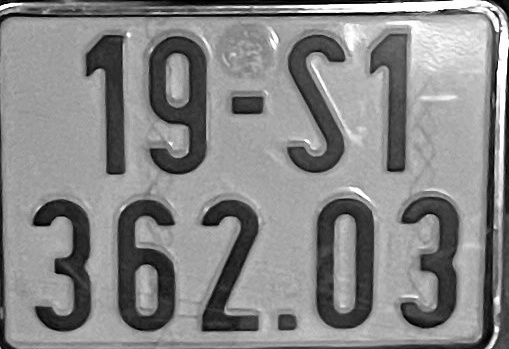
#> input picture BTL/LICENSE_PLATES_RECOGNITION/plate_images/0_0.jpg, 509 x 349 px; its folder holds only this picture in this run
$ python 02-clip-character.py
#> lines starting #> are read from the running program, lines starting #| are printed output that depends on the picture; after the words box and inside, x2 and y2 are one past the last pixel; in counts of white or black regions, pixels touching at a corner belong together
import cv2
import os
import numpy as np


def save_number_gray(index, image):
    output_path = 'character_images/grays/' + str(file_index) + '.bmp'
    cv2.imwrite(output_path, image)
    pass


def save_number_blackwhite(index, image):
    output_path = 'character_images/blackwhites/' + str(file_index) + '.bmp'
    cv2.imwrite(output_path, image)
    pass


path = 'plate_images'
list_files = os.listdir(path)
file_index = 0

for file_name in list_files:
    file_path = path + '/' + file_name
    mat = cv2.imread(file_path)
#> mat is the input picture: shape (349, 509, 3); min 0, max 255, mean 134.8
    mat_gray = cv2.cvtColor(mat, cv2.COLOR_BGR2GRAY)
    mat_blurred = cv2.GaussianBlur(mat_gray, (17, 17), 0)
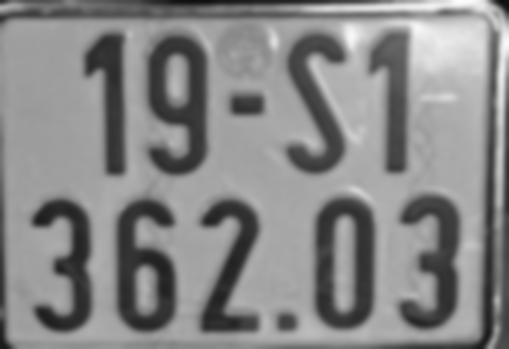
#> mat_blurred: shape (349, 509); min 15, max 253, mean 135
    mean = cv2.mean(mat_blurred)[0]
#> mean = 135
    thresh, mat_bin = cv2.threshold(mat_blurred, int(mean), 255, cv2.THRESH_BINARY_INV)
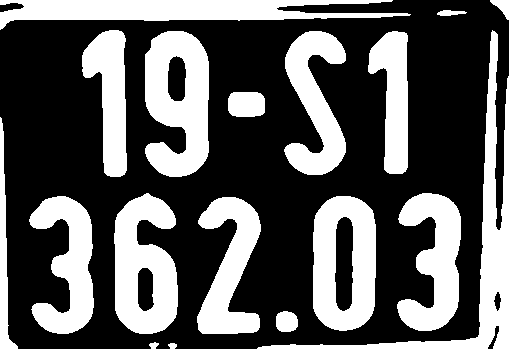
#> mat_bin: shape (349, 509); 36% white; 18 white regions
#> thresh = 134
    contours, hierarchy = cv2.findContours(mat_bin, cv2.RETR_TREE, cv2.CHAIN_APPROX_SIMPLE)
#> contours = 22 contours; largest, box (x1, y1, x2, y2) and area: (313, 196, 376, 331) 7490, (145, 31, 209, 177) 7259, (257, 30, 509, 349) 6740, (114, 193, 178, 334) 6656, (0, 0, 411, 30) 6174
    for contour in contours:
        box = cv2.boundingRect(contour)
        x = box[0]
        y = box[1]
        width = box[2]
        height = box[3]
        if width > height :
            continue
        if width < 50 or width > 400:
            continue

        mat_crop_gray = mat_blurred[y:y+height, x:x+width]
        cv2.rectangle(mat_crop_gray, (0,0, width, height), (0), 2)
        save_number_gray(file_index, mat_crop_gray)


        mat_crop_bin = mat_bin[y:y+height, x:x+width]
        cv2.rectangle(mat_crop_bin, (0,0, width, height), (0), 2)
        erode_thresh = width / 10
        kernel = np.ones((int(erode_thresh), int(erode_thresh)), np.uint8)
        mat_crop_bin = cv2.erode(mat_crop_bin, kernel)
        save_number_blackwhite(file_index, mat_crop_bin)

        file_index+=1
#> this loop made 22 passes
#> (x, y, width, height) on passes 1, 2, 3, 6, 10, 11, 12, 13, 16, 18, 19, 20: (168, 343, 9, 6), (149, 342, 10, 7), (276, 311, 22, 21), (334, 216, 20, 96), (137, 267, 18, 45), (0, 117, 18, 232), (228, 92, 37, 25), (368, 31, 40, 143), (167, 55, 20, 47), (493, 291, 9, 21), (82, 30, 45, 147), (437, 10, 30, 6)
#> (x, y, width, height, erode_thresh) on passes 4, 5, 7, 8, 9, 14: (197, 197, 64, 137, 6.4), (313, 196, 63, 135, 6.3), (29, 196, 65, 138, 6.5), (397, 193, 64, 138, 6.4), (114, 193, 64, 141, 6.4), (284, 31, 62, 144, 6.2)
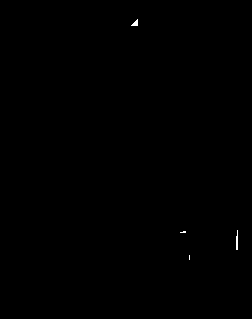
#> mat_crop_bin: shape (319, 252); 0.09% white in thin lines or dots, all inside (x1, y1, x2, y2) = (131, 19, 238, 260)
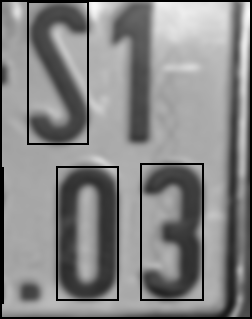
#> mat_crop_gray: shape (319, 252); min 0, max 249, mean 132.5
#> after the loop, file_index = 8

print("Finished !")

$ run again, on BTL/LICENSE_PLATES_RECOGNITION/plate_images/115_0.jpg
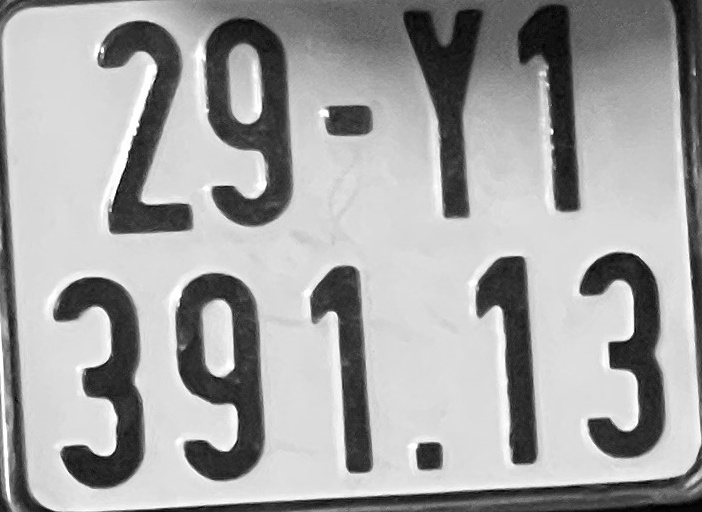
#> input picture BTL/LICENSE_PLATES_RECOGNITION/plate_images/115_0.jpg, 702 x 512 px
#> mat is the input picture: shape (512, 702, 3); min 0, max 255, mean 163.5
#> mean = 163.5
#> `thresh, mat_bin = cv2.threshold(mat_blurred, int(mean), 255, cv2.THRES..`:
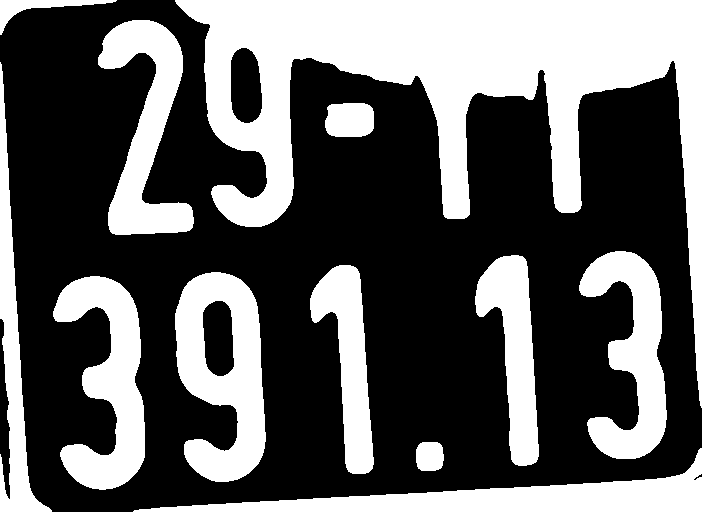
#> mat_bin: shape (512, 702); 37.5% white; 12 white regions
#> thresh = 163
#> contours = 14 contours; largest, box (x1, y1, x2, y2) and area: (175, 0, 702, 408) 61021, (175, 272, 266, 482) 13272, (133, 448, 702, 512) 10646, (53, 276, 145, 490) 9798, (98, 20, 194, 235) 8968
#> the loop `for contour in contours:` made 14 passes
#> (x, y, width, height) on passes 1, 2, 5, 9, 12, 13, 14: (133, 448, 569, 64), (416, 442, 28, 29), (202, 300, 33, 77), (325, 103, 49, 34), (175, 0, 527, 408), (230, 47, 33, 77), (0, 0, 117, 35)
#> after the loop `for contour in contours:`:
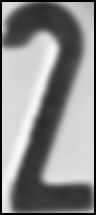
#> mat_crop_gray: shape (215, 96); min 0, max 249, mean 139.9
#> after the loop `for contour in contours:`: file_index = 7

$ run again, on BTL/LICENSE_PLATES_RECOGNITION/plate_images/117_3.jpg
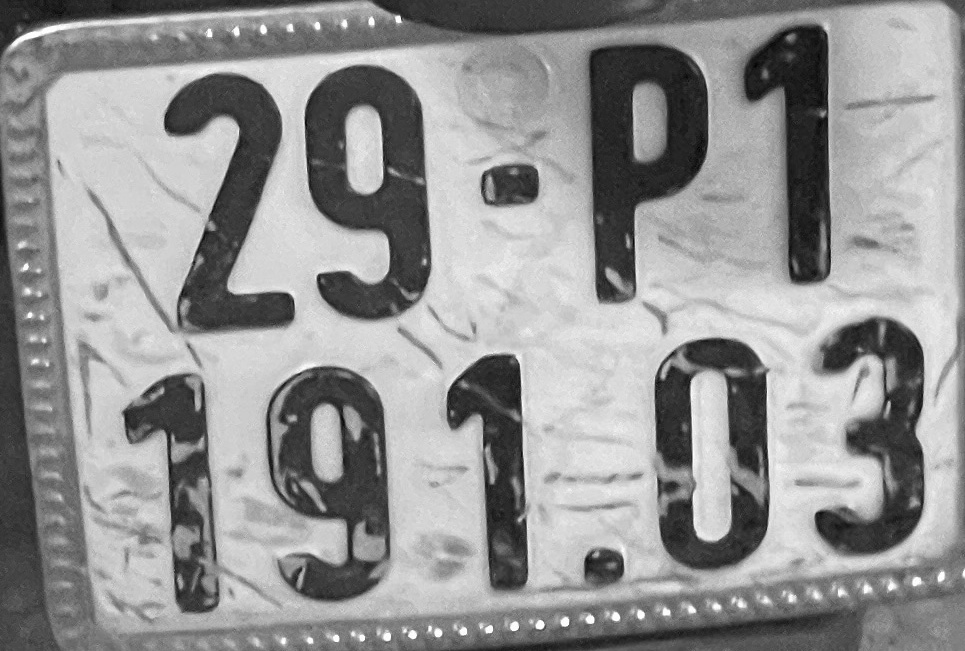
#> input picture BTL/LICENSE_PLATES_RECOGNITION/plate_images/117_3.jpg, 965 x 651 px
#> mat is the input picture: shape (651, 965, 3); min 0, max 255, mean 148.1
#> mean = 148.2
#> `thresh, mat_bin = cv2.threshold(mat_blurred, int(mean), 255, cv2.THRES..`:
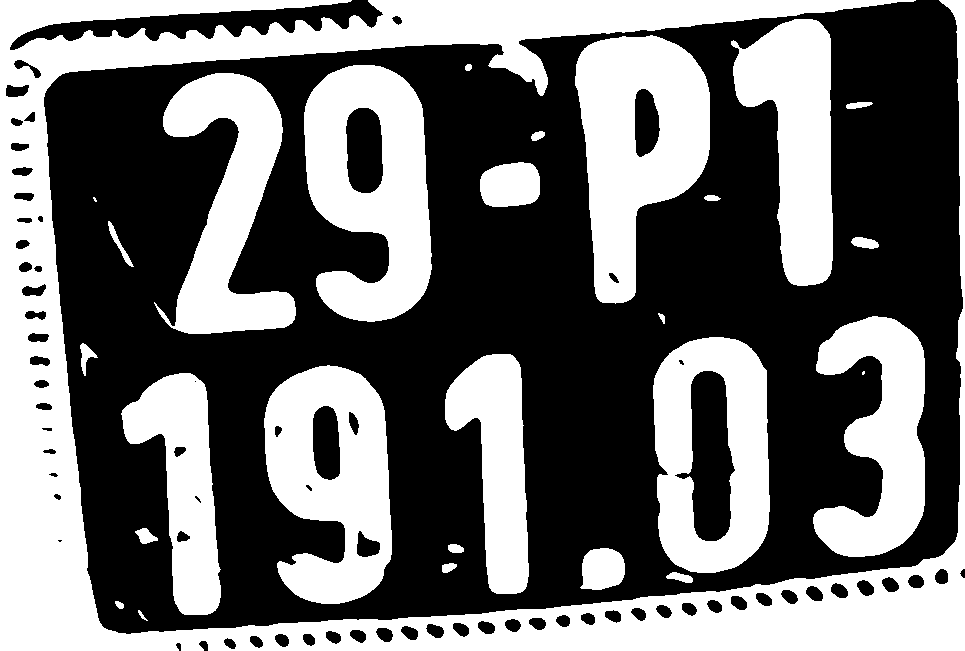
#> mat_bin: shape (651, 965); 43.5% white; 28 white regions (2 under 20 px)
#> thresh = 148
#> contours = 95 contours, 4 with area under 20; largest, box (x1, y1, x2, y2) and area: (0, 0, 965, 651) 114764, (653, 337, 770, 573) 23796, (304, 65, 432, 322) 23785, (575, 35, 710, 304) 23325, (264, 365, 392, 604) 22232
#> the loop `for contour in contours:` made 95 passes
#> (x, y, width, height) on passes 1, 2, 3, 4, 5, 6, 7, 9: (138, 610, 10, 11), (115, 601, 9, 8), (666, 572, 27, 11), (442, 563, 15, 10), (580, 548, 45, 42), (448, 544, 16, 9), (135, 528, 23, 16), (176, 530, 15, 13)
#> after the loop `for contour in contours:`:
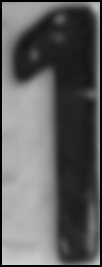
#> mat_crop_gray: shape (267, 102); min 0, max 206, mean 96.8
#> after the loop `for contour in contours:`: file_index = 10

$ run again, on BTL/LICENSE_PLATES_RECOGNITION/plate_images/119_1.jpg
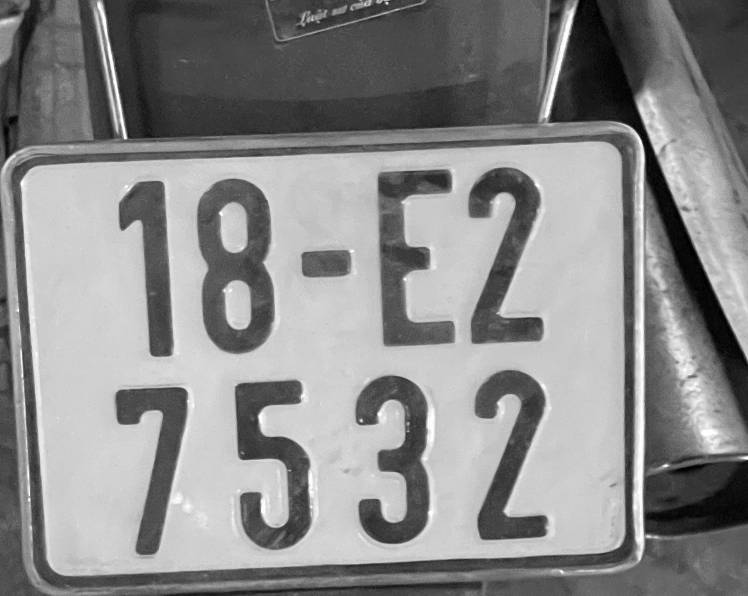
#> input picture BTL/LICENSE_PLATES_RECOGNITION/plate_images/119_1.jpg, 1496 x 1191 px (shown at 1/2 size)
#> mat is the input picture: shape (1191, 1496, 3); min 0, max 255, mean 137.8
#> mean = 137.8
#> `thresh, mat_bin = cv2.threshold(mat_blurred, int(mean), 255, cv2.THRES..`:
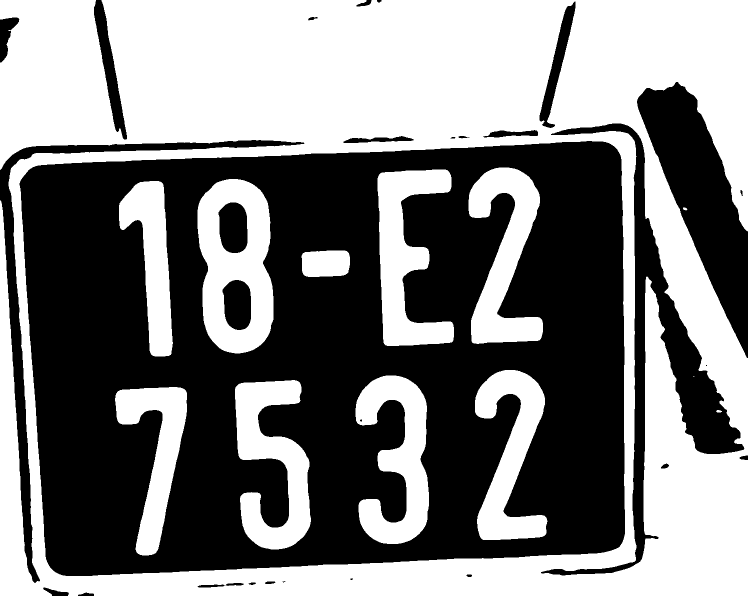
#> mat_bin: shape (1191, 1496) (shown at 1/2 size); 49.8% white; 13 white regions (1 under 20 px)
#> thresh = 137
#> contours = 34 contours, 4 with area under 20; largest, box (x1, y1, x2, y2) and area: (0, 0, 1496, 1191) 1695587, (38, 281, 1251, 1153) 973762, (1081, 246, 1490, 1152) 48311, (395, 358, 547, 707) 43433, (470, 760, 622, 1099) 27140
#> the loop `for contour in contours:` made 34 passes
#> (x, y, width, height) on passes 1 to 8: (1366, 415, 9, 6), (0, 0, 1496, 1191), (394, 1168, 56, 8), (450, 1165, 39, 8), (496, 1164, 17, 7), (529, 1162, 23, 7), (564, 1161, 8, 5), (699, 1156, 8, 5)
#> after the loop `for contour in contours:`:
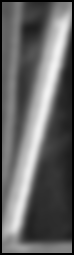
#> mat_crop_gray: shape (255, 74); min 0, max 242, mean 100.2
#> after the loop `for contour in contours:`: file_index = 11

$ run again, on BTL/LICENSE_PLATES_RECOGNITION/plate_images/103_3.jpg
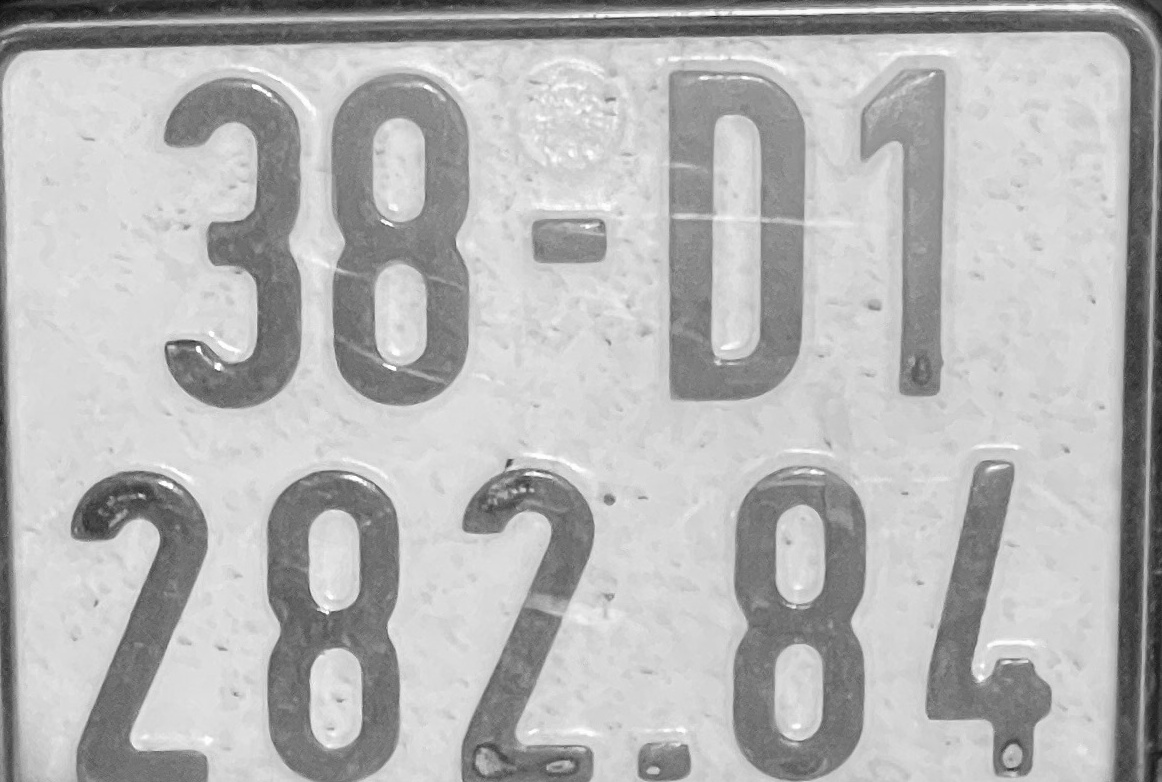
#> input picture BTL/LICENSE_PLATES_RECOGNITION/plate_images/103_3.jpg, 1162 x 782 px
#> mat is the input picture: shape (782, 1162, 3); min 9, max 255, mean 181.4
#> mean = 181.4
#> mat_bin: shape (782, 1162); 35.5% white; 17 white regions
#> thresh = 181
#> contours = 38 contours, 2 with area under 20; largest, box (x1, y1, x2, y2) and area: (0, 0, 1162, 782) 79862, (667, 68, 807, 402) 42791, (329, 72, 470, 407) 41218, (731, 465, 868, 782) 37631, (265, 468, 401, 782) 37510
#> the loop `for contour in contours:` made 38 passes
#> (x, y, width, height) on passes 1, 2, 3, 5, 10, 11, 13, 14: (636, 742, 56, 40), (604, 594, 8, 6), (602, 493, 13, 12), (160, 480, 14, 9), (774, 644, 48, 98), (776, 505, 48, 101), (1008, 749, 7, 6), (988, 464, 14, 8)
#> after the loop `for contour in contours:`:
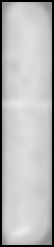
#> mat_crop_gray: shape (247, 54); min 0, max 234, mean 185.8
#> after the loop `for contour in contours:`: file_index = 14
